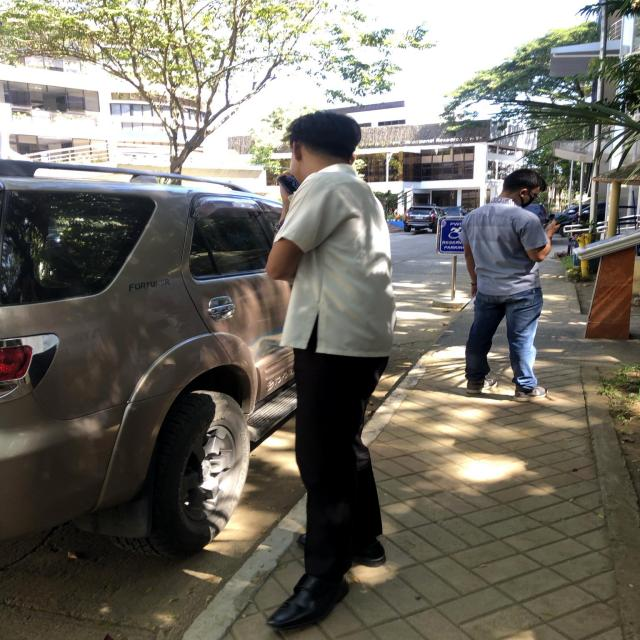
#> input picture combined_dataset/uniform_1/test/1404f0fe-3bc3-497f-8053-b9ad4be99039_jpeg.rf.405406d71a517a923ebcfd976f4db157.jpg, 640 x 640 px
$ python -i verify.py   (imports and definitions only)
#> lines starting #> are read from the running program, lines starting #| are printed output that depends on the picture
from typing import Dict, Any, List
import numpy as np
import cv2

from .config import AppConfig
from .model import AttireClassifier


# [862 lines left out: functions _keyword_score_from_hue, _analyze_formality, rule_based_checks, _infer_missing_items, verify_attire_and_safety_new, verify_attire_and_safety, not called in this run]

def verify_attire_universal(image_array: np.ndarray) -> Dict[str, Any]:
	"""Universal formal vs casual verification - works with ANY colors and styles"""

	try:
		# Convert to different color spaces for comprehensive analysis
		hsv = cv2.cvtColor(image_array, cv2.COLOR_BGR2HSV)
		gray = cv2.cvtColor(image_array, cv2.COLOR_BGR2GRAY)
		h, w = image_array.shape[:2]

		# Divide image into regions for clothing analysis
		top_region = image_array[:h//3, :]      # Top third (shirt/blouse area)
		middle_region = image_array[h//3:2*h//3, :]  # Middle third (pants/skirt area)
		bottom_region = image_array[2*h//3:, :]      # Bottom third (shoes area)

		violations = []

		# UNIVERSAL FORMAL vs CASUAL ANALYSIS

		# 1. TOP WEAR ANALYSIS - Detect clothing TYPE, not color
		top_formal_score = analyze_clothing_formality(top_region, "top")

		# 2. BOTTOM WEAR ANALYSIS - Detect clothing TYPE, not color
		bottom_formal_score = analyze_clothing_formality(middle_region, "bottom")

		# 3. FOOTWEAR ANALYSIS - Detect shoe TYPE, not color
		shoes_formal_score = analyze_clothing_formality(bottom_region, "shoes")

		# Flag violations for items below professional standards
		if top_formal_score < 0.6:  # Below 60% formality = violation
			violations.append({
				"item": "Top Wear Style",
				"required": "Formal shirt/blouse/dress (any color)",
				"detected": "Casual or inappropriate top wear detected",
				"score": top_formal_score,
				"severity": "high",
				"reason": f"Top wear does not meet professional standards. Formality score: {top_formal_score:.1%} (required: 60%)"
			})

		if bottom_formal_score < 0.6:  # Below 60% formality = violation
			violations.append({
				"item": "Bottom Wear Style",
				"required": "Formal pants/trousers/skirt (any color)",
				"detected": "Casual or inappropriate bottom wear detected",
				"score": bottom_formal_score,
				"severity": "high",
				"reason": f"Bottom wear does not meet professional standards. Formality score: {bottom_formal_score:.1%} (required: 60%)"
			})

		if shoes_formal_score < 0.5:  # Below 50% formality = violation (slightly lower for shoes)
			violations.append({
				"item": "Footwear Style",
				"required": "Formal shoes/dress shoes (any color)",
				"detected": "Casual footwear or no shoes detected",
				"score": shoes_formal_score,
				"severity": "medium",
				"reason": f"Footwear does not meet professional standards. Formality score: {shoes_formal_score:.1%} (required: 50%)"
			})

		# Calculate overall formality score
		overall_formality = (top_formal_score * 0.4 + bottom_formal_score * 0.4 + shoes_formal_score * 0.2)

		# Professional pass criteria - require 60% formality
		if overall_formality >= 0.6:  # 60% formality required for PASS
			success_score = 1.0
			status = "PASS"
		elif overall_formality >= 0.4:  # 40-59% formality gets WARNING
			success_score = 0.7
			status = "WARNING"
		else:  # Below 40% formality gets FAIL
			success_score = 0.3
			status = "FAIL"

		return {
			"status": status,
			"success_score": success_score,
			"fail_score": 1.0 - success_score,
			"score": success_score,
			"label": "universal_formal_casual_analysis",
			"violations": {
				"total_violations": len(violations),
				"violations": violations
			},
			"details": {
				"formality_analysis": {
					"top_formality": top_formal_score,
					"bottom_formality": bottom_formal_score,
					"shoes_formality": shoes_formal_score,
					"overall_formality": overall_formality
				},
				"analysis_method": "universal_style_detection",
				"focus": "clothing_type_not_color"
			},
			"summary": {
				"overall_compliance": f"{success_score:.1%}",
				"violation_count": len(violations),
				"formality_level": f"{overall_formality:.1%}"
			}
		}

	except Exception as e:
		# Fallback - assume formal attire (benefit of doubt)
		return {
			"status": "PASS",
			"success_score": 0.9,
			"fail_score": 0.1,
			"score": 0.9,
			"label": "analysis_fallback",
			"violations": {
				"total_violations": 0,
				"violations": []
			},
			"details": {
				"analysis_method": "fallback_assume_formal",
				"error": str(e)
			},
			"summary": {
				"overall_compliance": "90%",
				"violation_count": 0,
				"note": "Analysis failed, assuming formal attire"
			}
		}


def analyze_clothing_formality(region: np.ndarray, clothing_type: str) -> float:
	"""Simple and accurate formality analysis - assume most clothing is formal unless clearly casual"""

	if region.size == 0:
		return 0.8  # Default to formal if region is empty

	try:
		# Convert to HSV for basic analysis
		hsv_region = cv2.cvtColor(region, cv2.COLOR_BGR2HSV)

		# Get basic color properties
		mean_saturation = np.mean(hsv_region[:, :, 1])
		mean_value = np.mean(hsv_region[:, :, 2])

		# SIMPLE RULE: Most clothing is formal unless it's extremely casual
		# Only flag as casual if it has very specific casual characteristics

		if clothing_type == "top":
			# For tops: assume formal unless extremely bright/flashy
			if mean_saturation > 200 and mean_value > 230:  # Very bright and saturated = t-shirt
				return 0.3  # Clearly casual
			elif mean_saturation > 150 and mean_value > 200:  # Moderately bright = borderline
				return 0.65  # Just above threshold
			else:
				return 0.85  # Assume formal (shirts, blouses, etc.)

		elif clothing_type == "bottom":
			# For bottoms: assume formal unless extremely casual
			if mean_saturation > 180 and mean_value > 220:  # Very bright = casual
				return 0.4  # Clearly casual
			elif mean_saturation > 120 and mean_value > 180:  # Moderately bright = borderline
				return 0.65  # Just above threshold
			else:
				return 0.8  # Assume formal (pants, trousers, skirts)

		elif clothing_type == "shoes":
			# For shoes: check if footwear is present
			gray_region = cv2.cvtColor(region, cv2.COLOR_BGR2GRAY)
			avg_brightness = np.mean(gray_region)

			if avg_brightness < 180:  # Dark regions suggest shoes are present
				return 0.75  # Assume formal shoes
			else:
				return 0.3   # Likely no shoes or very bright casual shoes

		else:
			return 0.8  # Default to formal

	except Exception:
		return 0.8  # Default to formal on error

>>> import cv2
>>> picture = cv2.imread('../combined_dataset/uniform_1/test/1404f0fe-3bc3-497f-8053-b9ad4be99039_jpeg.rf.405406d71a517a923ebcfd976f4db157.jpg')
#> picture is the input picture: shape (640, 640, 3); mean B, G, R 101.1, 110.1, 113.3
>>> result = verify_attire_universal(picture)
#> in verify_attire_universal, `hsv = cv2.cvtColor(image_array, cv2.COLOR_BGR2HSV)`: hsv: shape (640, 640, 3); mean H, S, V 45, 55.7, 116.9
#> in verify_attire_universal, `gray = cv2.cvtColor(image_array, cv2.COLOR_BGR2GRAY)`:
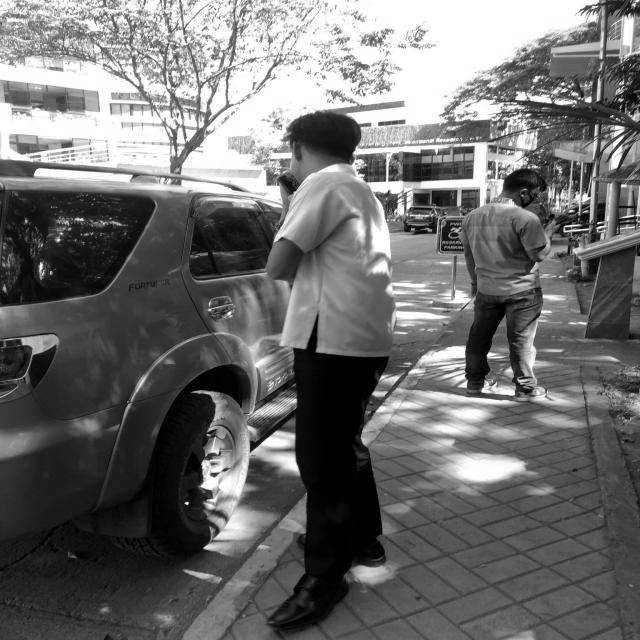
#> gray: shape (640, 640); min 0, max 255, mean 110
#> in verify_attire_universal, `top_region = image_array[:h//3, :]`:
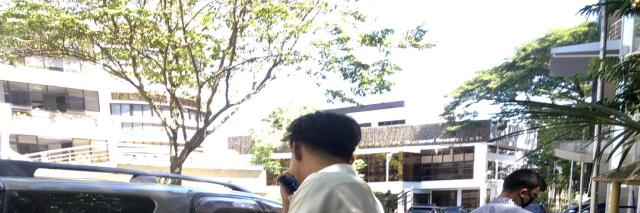
#> top_region: shape (213, 640, 3); mean B, G, R 169.2, 176, 175
#> in verify_attire_universal, `middle_region = image_array[h//3:2*h//3, :]`:
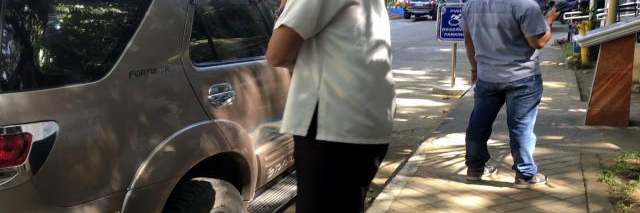
#> middle_region: shape (213, 640, 3); mean B, G, R 78.2, 83.9, 88.9
#> in verify_attire_universal, `bottom_region = image_array[2*h//3:, :]`:
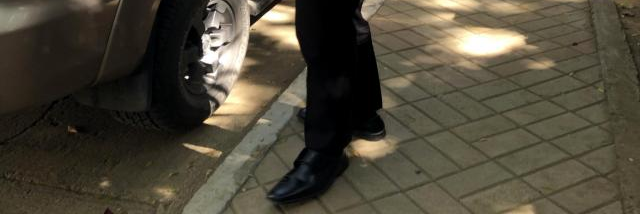
#> bottom_region: shape (214, 640, 3); mean B, G, R 56.1, 70.7, 76.3
#> in analyze_clothing_formality, `hsv_region = cv2.cvtColor(region, cv2.COLOR_BGR2HSV)`: hsv_region: shape (213, 640, 3); mean H, S, V 60, 32.3, 181
#> in analyze_clothing_formality, `mean_saturation = np.mean(hsv_region[:, :, 1])`: mean_saturation = 32.3
#> in analyze_clothing_formality, `mean_value = np.mean(hsv_region[:, :, 2])`: mean_value = 181
#> in verify_attire_universal, `top_formal_score = analyze_clothing_formality(top_region, "top")`: top_formal_score = 0.85
#> in analyze_clothing_formality (call 2), `hsv_region = cv2.cvtColor(region, cv2.COLOR_BGR2HSV)`: hsv_region: shape (213, 640, 3); mean H, S, V 48.2, 60.9, 93.3
#> in verify_attire_universal, `bottom_formal_score = analyze_clothing_formality(middle_region, "botto..`: bottom_formal_score = 0.8
#> call 3 of analyze_clothing_formality, with clothing_type = 'shoes'
#> in analyze_clothing_formality (call 3), `hsv_region = cv2.cvtColor(region, cv2.COLOR_BGR2HSV)`: hsv_region: shape (214, 640, 3); mean H, S, V 27, 73.7, 76.6
#> in analyze_clothing_formality (call 3), `mean_saturation = np.mean(hsv_region[:, :, 1])`: mean_saturation = 73.7
#> in analyze_clothing_formality (call 3), `mean_value = np.mean(hsv_region[:, :, 2])`: mean_value = 76.55
#> in analyze_clothing_formality (call 3), `gray_region = cv2.cvtColor(region, cv2.COLOR_BGR2GRAY)`:
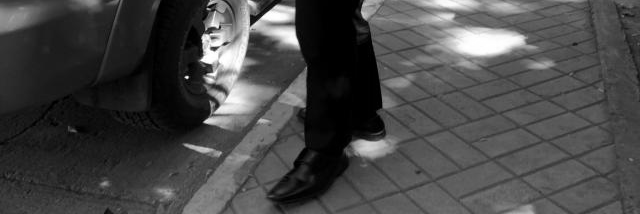
#> gray_region: shape (214, 640); min 0, max 255, mean 70.7
#> in analyze_clothing_formality (call 3), `avg_brightness = np.mean(gray_region)`: avg_brightness = 70.67
#> in verify_attire_universal, `shoes_formal_score = analyze_clothing_formality(bottom_region, "shoes")`: shoes_formal_score = 0.75
#> in verify_attire_universal, `overall_formality = (top_formal_score * 0.4 + bottom_formal_score * 0...`: overall_formality = 0.81
#> result = 8 items

$ run again, on combined_dataset/uniform_1/test/1_jpg.rf.0e208a7e73c9523959066fec3e70d22c.jpg
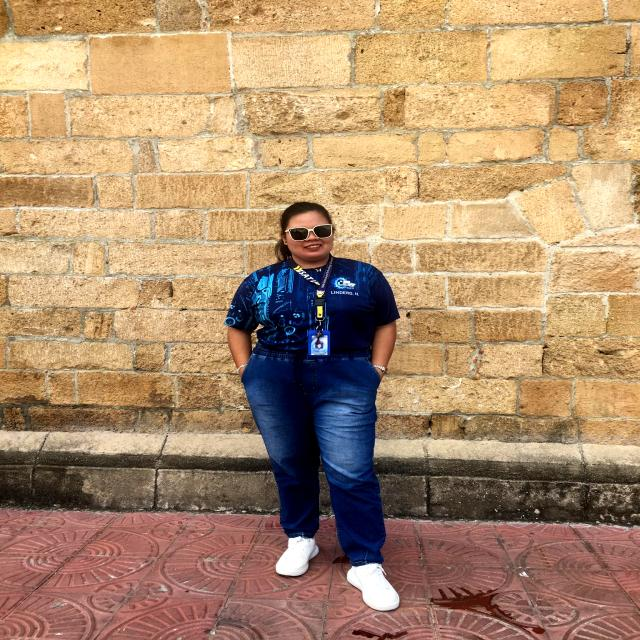
#> input picture combined_dataset/uniform_1/test/1_jpg.rf.0e208a7e73c9523959066fec3e70d22c.jpg, 640 x 640 px
#> picture is the input picture: shape (640, 640, 3); mean B, G, R 109.4, 141.1, 173.5
#> hsv: shape (640, 640, 3); mean H, S, V 24, 113.2, 178
#> in verify_attire_universal, `bottom_region = image_array[2*h//3:, :]`:
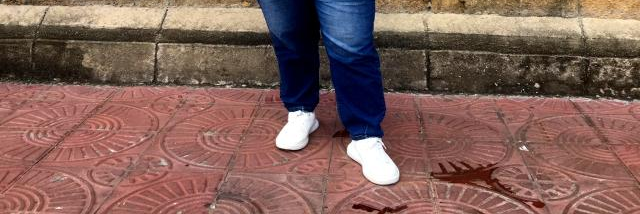
#> bottom_region: shape (214, 640, 3); mean B, G, R 89.3, 96.9, 129.4
#> hsv_region: shape (213, 640, 3); mean H, S, V 18, 108.6, 221.9
#> mean_saturation = 108.6
#> mean_value = 221.9
#> top_formal_score = 0.85
#> hsv_region: shape (213, 640, 3); mean H, S, V 32.6, 126.1, 178.6
#> bottom_formal_score = 0.8
#> hsv_region: shape (214, 640, 3); mean H, S, V 21.3, 105, 133.8
#> mean_saturation = 105
#> mean_value = 133.8
#> in analyze_clothing_formality (call 3), `gray_region = cv2.cvtColor(region, cv2.COLOR_BGR2GRAY)`:
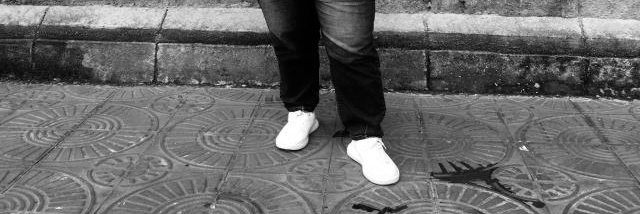
#> gray_region: shape (214, 640); min 0, max 255, mean 105.8
#> avg_brightness = 105.8
#> shoes_formal_score = 0.75
#> overall_formality = 0.81
#> result = 8 items

$ run again, on combined_dataset/uniform_1/test/403416291_1373126333294212_949591098917618014_n_jpg.rf.e30da9f43a80e68bd98204c051cabd56.jpg
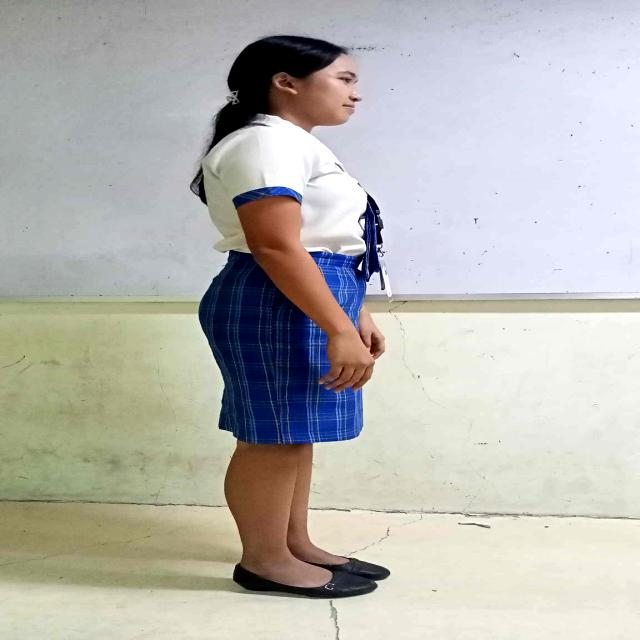
#> input picture combined_dataset/uniform_1/test/403416291_1373126333294212_949591098917618014_n_jpg.rf.e30da9f43a80e68bd98204c051cabd56.jpg, 640 x 640 px
#> picture is the input picture: shape (640, 640, 3); mean B, G, R 178.3, 183, 184.1
#> hsv: shape (640, 640, 3); mean H, S, V 62, 44.5, 194.1
#> in verify_attire_universal, `bottom_region = image_array[2*h//3:, :]`:
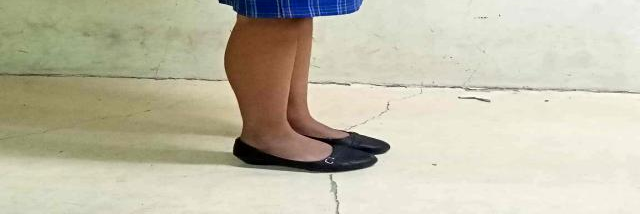
#> bottom_region: shape (214, 640, 3); mean B, G, R 169, 189.7, 193.9
#> hsv_region: shape (213, 640, 3); mean H, S, V 90.3, 24, 197
#> mean_saturation = 24.04
#> mean_value = 197
#> top_formal_score = 0.85
#> hsv_region: shape (213, 640, 3); mean H, S, V 66.3, 62.9, 188.6
#> bottom_formal_score = 0.8
#> hsv_region: shape (214, 640, 3); mean H, S, V 29.7, 46.6, 196.7
#> mean_saturation = 46.64
#> mean_value = 196.7
#> in analyze_clothing_formality (call 3), `gray_region = cv2.cvtColor(region, cv2.COLOR_BGR2GRAY)`:
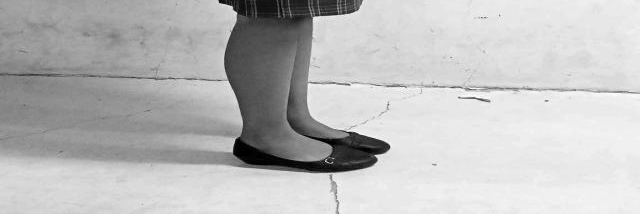
#> gray_region: shape (214, 640); min 0, max 254, mean 188.6
#> avg_brightness = 188.6
#> shoes_formal_score = 0.3
#> overall_formality = 0.72
#> result = 8 items
